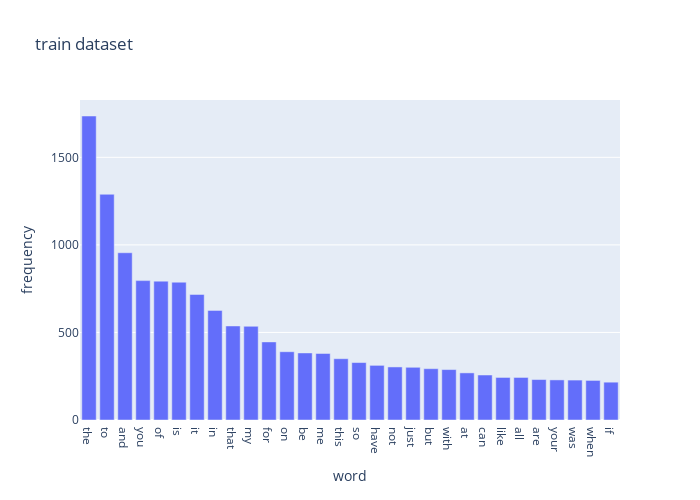

The cell this chart's notebook holds for it:
### Code cell
fig = px.bar(train_top30, x = "word", y = "frequency", title = "train dataset")
fig.update_layout(width=700, height=500)
fig.show()

### Figure 1 — Plotly figure (JSON) as saved in the notebook; plotly's stock layout.template omitted (floating-point values rounded to 4 significant figures)
{"data": [{"hovertemplate": "word=%{x}<br>frequency=%{y}<extra></extra>", "legendgroup": "", "marker": {"color": "#636efa", "pattern": {"shape": ""}}, "name": "", "orientation": "v", "showlegend": false, "textposition": "auto", "type": "bar", "x": ["the", "to", "and", "you", "of", "is", "it", "in", "that", "my", "for", "on", "be", "me", "this", "so", "have", "not", "just", "but", "with", "at", "can", "like", "all", "are", "your", "was", "when", "if"], "xaxis": "x", "y": [1736, 1289, 955, 796, 793, 787, 717, 626, 537, 535, 446, 390, 383, 380, 350, 328, 312, 303, 301, 293, 288, 269, 257, 243, 243, 231, 229, 228, 226, 216], "yaxis": "y"}], "layout": {"barmode": "relative", "height": 500, "legend": {"tracegroupgap": 0}, "title": {"text": "train dataset"}, "width": 700, "xaxis": {"anchor": "y", "domain": [0, 1], "title": {"text": "word"}}, "yaxis": {"anchor": "x", "domain": [0, 1], "title": {"text": "frequency"}}}}
